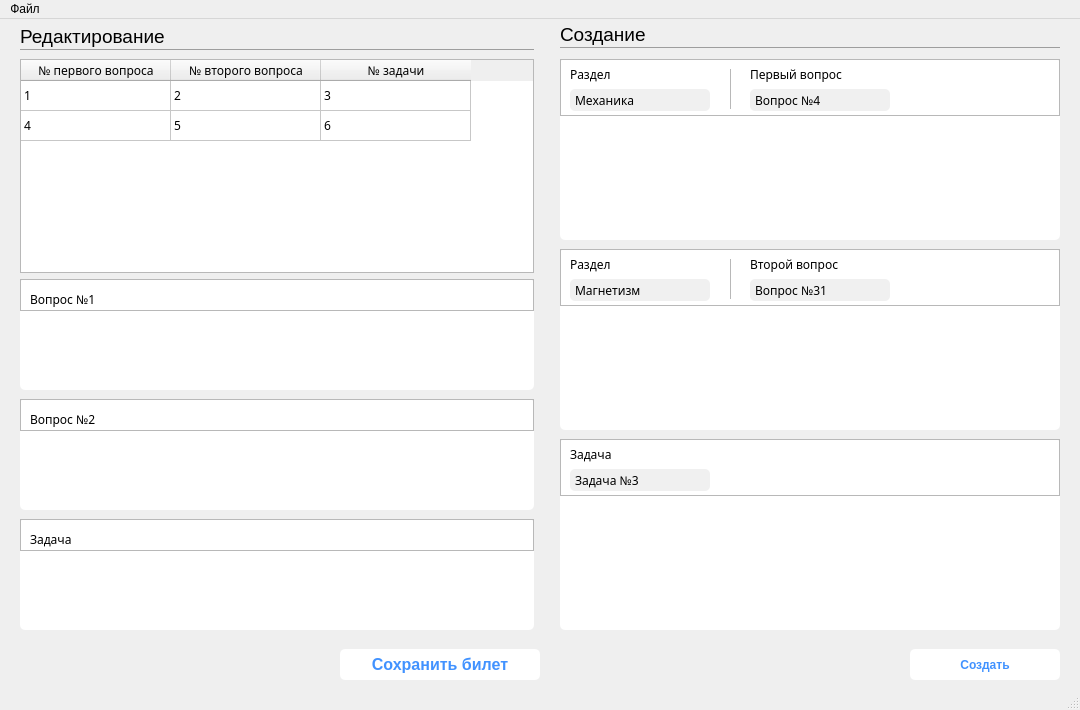
<?xml version="1.0" encoding="UTF-8"?>
<ui version="4.0">
 <class>TicketWindow</class>
 <widget class="QMainWindow" name="TicketWindow">
  <property name="geometry">
   <rect>
    <x>0</x>
    <y>0</y>
    <width>1080</width>
    <height>710</height>
   </rect>
  </property>
  <property name="windowTitle">
   <string>MainWindow</string>
  </property>
  <property name="styleSheet">
   <string notr="true">QPushButton{
	background-color: rgb(255, 255, 255);
	color: rgb(65, 146, 255);
	border-radius: 5px;
	font: 12pt &quot;Segoe UI&quot;;
	font-weight: 500;
}

QPushButton:hover{
	background-color: rgb(65, 146, 255);
	color: rgb(255, 255, 255);
	border-radius: 5px;
	font: 12pt &quot;Segoe UI&quot;;
	font-weight: 500;
}

QPushButton:pressed{
	background-color: rgb(43, 97, 170);
	color: rgb(255, 255, 255);
	border-radius: 5px;
	font: 12pt &quot;Segoe UI&quot;;
	font-weight: 500;
}

QComboBox::drop-down 
{
    border: 0px;
}

QComboBox::down-arrow {
	opacity: 0%;
	image: url(:/resources/arrow.png);
}
 
QComboBox {
    border-radius: 5px;
	background-color: rgb(240, 240, 240);
}

QComboBox QAbstractItemView {
	box-shadow: none;
    selection-background-color:  rgb(240, 240, 240);
	selection-color:  rgb(0, 0, 0);
	border-radius: 5px;
}

/* ScrollBar*/

QScrollBar:vertical {            
	border: none;
	background:white;
	width: 6px;
	margin: 0px 0px 0px 0px;
}
QScrollBar::handle:vertical {
	border-radius: 3px;
	background: rgb(200, 200, 200);
	min-height: 0px;
}
QScrollBar::add-line:vertical {
	background: rgb(200, 200, 200);
	height: 0px;
	subcontrol-position: bottom;
	subcontrol-origin: margin;
	border-radius: 3px;
}
QScrollBar::sub-line:vertical {
	background: rgb(200, 200, 200);
	height: 0 px;
	subcontrol-position: top;
	subcontrol-origin: margin;
	border-radius: 3px;
}</string>
  </property>
  <widget class="QWidget" name="centralwidget">
   <widget class="QTableWidget" name="tableWidget">
    <property name="geometry">
     <rect>
      <x>20</x>
      <y>40</y>
      <width>514</width>
      <height>214</height>
     </rect>
    </property>
    <property name="sizePolicy">
     <sizepolicy hsizetype="Expanding" vsizetype="Expanding">
      <horstretch>0</horstretch>
      <verstretch>0</verstretch>
     </sizepolicy>
    </property>
    <property name="font">
     <font>
      <family>Montserrat</family>
      <pointsize>9</pointsize>
     </font>
    </property>
    <property name="layoutDirection">
     <enum>Qt::LeftToRight</enum>
    </property>
    <property name="autoFillBackground">
     <bool>false</bool>
    </property>
    <property name="frameShape">
     <enum>QFrame::StyledPanel</enum>
    </property>
    <property name="sizeAdjustPolicy">
     <enum>QAbstractScrollArea::AdjustIgnored</enum>
    </property>
    <property name="autoScroll">
     <bool>true</bool>
    </property>
    <property name="selectionBehavior">
     <enum>QAbstractItemView::SelectRows</enum>
    </property>
    <property name="textElideMode">
     <enum>Qt::ElideMiddle</enum>
    </property>
    <property name="verticalScrollMode">
     <enum>QAbstractItemView::ScrollPerPixel</enum>
    </property>
    <property name="horizontalScrollMode">
     <enum>QAbstractItemView::ScrollPerPixel</enum>
    </property>
    <property name="showGrid">
     <bool>true</bool>
    </property>
    <property name="gridStyle">
     <enum>Qt::SolidLine</enum>
    </property>
    <property name="wordWrap">
     <bool>true</bool>
    </property>
    <property name="cornerButtonEnabled">
     <bool>true</bool>
    </property>
    <attribute name="horizontalHeaderVisible">
     <bool>true</bool>
    </attribute>
    <attribute name="horizontalHeaderCascadingSectionResizes">
     <bool>false</bool>
    </attribute>
    <attribute name="horizontalHeaderDefaultSectionSize">
     <number>39</number>
    </attribute>
    <attribute name="horizontalHeaderHighlightSections">
     <bool>true</bool>
    </attribute>
    <attribute name="horizontalHeaderMinimumSectionSize">
     <number>150</number>
    </attribute>
    <attribute name="horizontalHeaderShowSortIndicator" stdset="0">
     <bool>false</bool>
    </attribute>
    <attribute name="horizontalHeaderStretchLastSection">
     <bool>false</bool>
    </attribute>
    <attribute name="verticalHeaderVisible">
     <bool>false</bool>
    </attribute>
    <row>
     <property name="text">
      <string>Новая строка</string>
     </property>
     <property name="textAlignment">
      <set>AlignCenter</set>
     </property>
    </row>
    <row>
     <property name="text">
      <string>Новая строка</string>
     </property>
     <property name="textAlignment">
      <set>AlignCenter</set>
     </property>
    </row>
    <column>
     <property name="text">
      <string>№ первого вопроса</string>
     </property>
     <property name="font">
      <font>
       <family>Montserrat</family>
       <pointsize>9</pointsize>
      </font>
     </property>
     <property name="textAlignment">
      <set>AlignCenter</set>
     </property>
    </column>
    <column>
     <property name="text">
      <string>№ второго вопроса</string>
     </property>
     <property name="font">
      <font>
       <family>Montserrat</family>
      </font>
     </property>
     <property name="textAlignment">
      <set>AlignCenter</set>
     </property>
    </column>
    <column>
     <property name="text">
      <string>№ задачи</string>
     </property>
     <property name="font">
      <font>
       <family>Montserrat</family>
      </font>
     </property>
     <property name="textAlignment">
      <set>AlignCenter</set>
     </property>
    </column>
    <item row="0" column="0">
     <property name="text">
      <string>1</string>
     </property>
    </item>
    <item row="0" column="1">
     <property name="text">
      <string>2</string>
     </property>
    </item>
    <item row="0" column="2">
     <property name="text">
      <string>3</string>
     </property>
    </item>
    <item row="1" column="0">
     <property name="text">
      <string>4</string>
     </property>
    </item>
    <item row="1" column="1">
     <property name="text">
      <string>5</string>
     </property>
    </item>
    <item row="1" column="2">
     <property name="text">
      <string>6</string>
     </property>
    </item>
   </widget>
   <widget class="QFrame" name="section1">
    <property name="geometry">
     <rect>
      <x>560</x>
      <y>40</y>
      <width>500</width>
      <height>181</height>
     </rect>
    </property>
    <property name="styleSheet">
     <string notr="true">QFrame#section1{
	background-color: rgb(255, 255, 255);
	border-radius: 5px;
}</string>
    </property>
    <property name="frameShape">
     <enum>QFrame::StyledPanel</enum>
    </property>
    <property name="frameShadow">
     <enum>QFrame::Raised</enum>
    </property>
    <layout class="QGridLayout" name="gridLayout">
     <property name="leftMargin">
      <number>0</number>
     </property>
     <property name="topMargin">
      <number>0</number>
     </property>
     <property name="rightMargin">
      <number>0</number>
     </property>
     <property name="bottomMargin">
      <number>0</number>
     </property>
     <property name="spacing">
      <number>0</number>
     </property>
     <item row="2" column="0">
      <widget class="QWidget" name="widget" native="true">
       <layout class="QHBoxLayout" name="horizontalLayout_6">
        <property name="topMargin">
         <number>3</number>
        </property>
        <item>
         <widget class="QTextEdit" name="textEdit_4">
          <property name="font">
           <font>
            <family>Montserrat</family>
            <pointsize>9</pointsize>
           </font>
          </property>
          <property name="frameShape">
           <enum>QFrame::NoFrame</enum>
          </property>
          <property name="readOnly">
           <bool>false</bool>
          </property>
         </widget>
        </item>
       </layout>
      </widget>
     </item>
     <item row="1" column="0">
      <widget class="QFrame" name="frame_2">
       <property name="minimumSize">
        <size>
         <width>0</width>
         <height>57</height>
        </size>
       </property>
       <property name="maximumSize">
        <size>
         <width>16777215</width>
         <height>57</height>
        </size>
       </property>
       <property name="frameShape">
        <enum>QFrame::StyledPanel</enum>
       </property>
       <property name="frameShadow">
        <enum>QFrame::Raised</enum>
       </property>
       <widget class="QFrame" name="hr3">
        <property name="geometry">
         <rect>
          <x>10</x>
          <y>56</y>
          <width>480</width>
          <height>1</height>
         </rect>
        </property>
        <property name="styleSheet">
         <string notr="true">QFrame#hr3{
	background-color: rgb(239, 239, 239);
}</string>
        </property>
        <property name="frameShape">
         <enum>QFrame::StyledPanel</enum>
        </property>
        <property name="frameShadow">
         <enum>QFrame::Raised</enum>
        </property>
       </widget>
       <widget class="QComboBox" name="comboBox_3">
        <property name="geometry">
         <rect>
          <x>10</x>
          <y>30</y>
          <width>140</width>
          <height>22</height>
         </rect>
        </property>
        <property name="font">
         <font>
          <family>Montserrat</family>
          <pointsize>9</pointsize>
         </font>
        </property>
        <item>
         <property name="text">
          <string>Механика</string>
         </property>
        </item>
       </widget>
       <widget class="QLabel" name="label_11">
        <property name="geometry">
         <rect>
          <x>10</x>
          <y>5</y>
          <width>151</width>
          <height>20</height>
         </rect>
        </property>
        <property name="font">
         <font>
          <family>Montserrat</family>
          <pointsize>9</pointsize>
         </font>
        </property>
        <property name="text">
         <string>Раздел</string>
        </property>
        <property name="textFormat">
         <enum>Qt::AutoText</enum>
        </property>
        <property name="wordWrap">
         <bool>true</bool>
        </property>
       </widget>
       <widget class="QFrame" name="hr9">
        <property name="geometry">
         <rect>
          <x>170</x>
          <y>10</y>
          <width>1</width>
          <height>40</height>
         </rect>
        </property>
        <property name="styleSheet">
         <string notr="true">QFrame#hr9{
	background-color: rgb(239, 239, 239);
}</string>
        </property>
        <property name="frameShape">
         <enum>QFrame::StyledPanel</enum>
        </property>
        <property name="frameShadow">
         <enum>QFrame::Raised</enum>
        </property>
       </widget>
       <widget class="QComboBox" name="comboBox_4">
        <property name="geometry">
         <rect>
          <x>190</x>
          <y>30</y>
          <width>140</width>
          <height>22</height>
         </rect>
        </property>
        <property name="font">
         <font>
          <family>Montserrat</family>
          <pointsize>9</pointsize>
         </font>
        </property>
        <item>
         <property name="text">
          <string>Вопрос №4</string>
         </property>
        </item>
       </widget>
       <widget class="QLabel" name="label_13">
        <property name="geometry">
         <rect>
          <x>190</x>
          <y>5</y>
          <width>151</width>
          <height>20</height>
         </rect>
        </property>
        <property name="font">
         <font>
          <family>Montserrat</family>
          <pointsize>9</pointsize>
         </font>
        </property>
        <property name="text">
         <string>Первый вопрос</string>
        </property>
        <property name="textFormat">
         <enum>Qt::AutoText</enum>
        </property>
        <property name="wordWrap">
         <bool>true</bool>
        </property>
       </widget>
      </widget>
     </item>
    </layout>
   </widget>
   <widget class="QLabel" name="editlabel">
    <property name="geometry">
     <rect>
      <x>20</x>
      <y>2</y>
      <width>221</width>
      <height>31</height>
     </rect>
    </property>
    <property name="font">
     <font>
      <family>Segoe UI</family>
      <pointsize>14</pointsize>
      <weight>62</weight>
      <bold>true</bold>
     </font>
    </property>
    <property name="text">
     <string>Редактирование</string>
    </property>
   </widget>
   <widget class="QFrame" name="hr1">
    <property name="geometry">
     <rect>
      <x>20</x>
      <y>30</y>
      <width>514</width>
      <height>1</height>
     </rect>
    </property>
    <property name="styleSheet">
     <string notr="true">QFrame#hr1{
	background-color: rgb(204, 204, 204);
}</string>
    </property>
    <property name="frameShape">
     <enum>QFrame::StyledPanel</enum>
    </property>
    <property name="frameShadow">
     <enum>QFrame::Raised</enum>
    </property>
   </widget>
   <widget class="QPushButton" name="btnSaveTicket">
    <property name="geometry">
     <rect>
      <x>340</x>
      <y>630</y>
      <width>200</width>
      <height>31</height>
     </rect>
    </property>
    <property name="font">
     <font>
      <family>Segoe UI</family>
      <pointsize>12</pointsize>
      <weight>62</weight>
      <italic>false</italic>
      <bold>true</bold>
     </font>
    </property>
    <property name="text">
     <string>Сохранить билет</string>
    </property>
   </widget>
   <widget class="QPushButton" name="btnSaveTicket_2">
    <property name="geometry">
     <rect>
      <x>910</x>
      <y>630</y>
      <width>150</width>
      <height>31</height>
     </rect>
    </property>
    <property name="text">
     <string>Создать</string>
    </property>
   </widget>
   <widget class="QFrame" name="hr2">
    <property name="geometry">
     <rect>
      <x>560</x>
      <y>28</y>
      <width>500</width>
      <height>1</height>
     </rect>
    </property>
    <property name="styleSheet">
     <string notr="true">QFrame#hr2{
	background-color: rgb(204, 204, 204);
}</string>
    </property>
    <property name="frameShape">
     <enum>QFrame::StyledPanel</enum>
    </property>
    <property name="frameShadow">
     <enum>QFrame::Raised</enum>
    </property>
   </widget>
   <widget class="QLabel" name="createlabel">
    <property name="geometry">
     <rect>
      <x>560</x>
      <y>0</y>
      <width>221</width>
      <height>31</height>
     </rect>
    </property>
    <property name="font">
     <font>
      <family>Segoe UI</family>
      <pointsize>14</pointsize>
      <weight>62</weight>
      <bold>true</bold>
     </font>
    </property>
    <property name="text">
     <string>Создание</string>
    </property>
   </widget>
   <widget class="QFrame" name="section2">
    <property name="geometry">
     <rect>
      <x>560</x>
      <y>230</y>
      <width>500</width>
      <height>181</height>
     </rect>
    </property>
    <property name="styleSheet">
     <string notr="true">QFrame#section2{
	background-color: rgb(255, 255, 255);
	border-radius: 5px;
}</string>
    </property>
    <property name="frameShape">
     <enum>QFrame::StyledPanel</enum>
    </property>
    <property name="frameShadow">
     <enum>QFrame::Raised</enum>
    </property>
    <layout class="QGridLayout" name="gridLayout_4">
     <property name="leftMargin">
      <number>0</number>
     </property>
     <property name="topMargin">
      <number>0</number>
     </property>
     <property name="rightMargin">
      <number>0</number>
     </property>
     <property name="bottomMargin">
      <number>0</number>
     </property>
     <property name="spacing">
      <number>0</number>
     </property>
     <item row="1" column="0">
      <widget class="QWidget" name="widget_4" native="true">
       <layout class="QHBoxLayout" name="horizontalLayout_5">
        <property name="topMargin">
         <number>3</number>
        </property>
        <item>
         <widget class="QTextEdit" name="textEdit_5">
          <property name="font">
           <font>
            <family>Montserrat</family>
            <pointsize>9</pointsize>
           </font>
          </property>
          <property name="frameShape">
           <enum>QFrame::NoFrame</enum>
          </property>
          <property name="readOnly">
           <bool>false</bool>
          </property>
         </widget>
        </item>
       </layout>
      </widget>
     </item>
     <item row="0" column="0">
      <widget class="QFrame" name="frame_5">
       <property name="minimumSize">
        <size>
         <width>0</width>
         <height>57</height>
        </size>
       </property>
       <property name="maximumSize">
        <size>
         <width>16777215</width>
         <height>57</height>
        </size>
       </property>
       <property name="frameShape">
        <enum>QFrame::StyledPanel</enum>
       </property>
       <property name="frameShadow">
        <enum>QFrame::Raised</enum>
       </property>
       <widget class="QFrame" name="hr4">
        <property name="geometry">
         <rect>
          <x>10</x>
          <y>56</y>
          <width>480</width>
          <height>1</height>
         </rect>
        </property>
        <property name="styleSheet">
         <string notr="true">QFrame#hr4{
	background-color: rgb(239, 239, 239);
}</string>
        </property>
        <property name="frameShape">
         <enum>QFrame::StyledPanel</enum>
        </property>
        <property name="frameShadow">
         <enum>QFrame::Raised</enum>
        </property>
       </widget>
       <widget class="QLabel" name="label_10">
        <property name="geometry">
         <rect>
          <x>10</x>
          <y>5</y>
          <width>151</width>
          <height>20</height>
         </rect>
        </property>
        <property name="font">
         <font>
          <family>Montserrat</family>
          <pointsize>9</pointsize>
         </font>
        </property>
        <property name="text">
         <string>Раздел</string>
        </property>
        <property name="textFormat">
         <enum>Qt::AutoText</enum>
        </property>
        <property name="wordWrap">
         <bool>true</bool>
        </property>
       </widget>
       <widget class="QComboBox" name="comboBox_2">
        <property name="geometry">
         <rect>
          <x>10</x>
          <y>30</y>
          <width>140</width>
          <height>22</height>
         </rect>
        </property>
        <property name="font">
         <font>
          <family>Montserrat</family>
          <pointsize>9</pointsize>
         </font>
        </property>
        <item>
         <property name="text">
          <string>Магнетизм</string>
         </property>
        </item>
       </widget>
       <widget class="QFrame" name="hr10">
        <property name="geometry">
         <rect>
          <x>170</x>
          <y>10</y>
          <width>1</width>
          <height>40</height>
         </rect>
        </property>
        <property name="styleSheet">
         <string notr="true">QFrame#hr10{
	background-color: rgb(239, 239, 239);
}</string>
        </property>
        <property name="frameShape">
         <enum>QFrame::StyledPanel</enum>
        </property>
        <property name="frameShadow">
         <enum>QFrame::Raised</enum>
        </property>
       </widget>
       <widget class="QComboBox" name="comboBox_5">
        <property name="geometry">
         <rect>
          <x>190</x>
          <y>30</y>
          <width>140</width>
          <height>22</height>
         </rect>
        </property>
        <property name="font">
         <font>
          <family>Montserrat</family>
          <pointsize>9</pointsize>
         </font>
        </property>
        <item>
         <property name="text">
          <string>Вопрос №31</string>
         </property>
        </item>
       </widget>
       <widget class="QLabel" name="label_14">
        <property name="geometry">
         <rect>
          <x>190</x>
          <y>5</y>
          <width>151</width>
          <height>20</height>
         </rect>
        </property>
        <property name="font">
         <font>
          <family>Montserrat</family>
          <pointsize>9</pointsize>
         </font>
        </property>
        <property name="text">
         <string>Второй вопрос</string>
        </property>
        <property name="textFormat">
         <enum>Qt::AutoText</enum>
        </property>
        <property name="wordWrap">
         <bool>true</bool>
        </property>
       </widget>
      </widget>
     </item>
    </layout>
   </widget>
   <widget class="QFrame" name="task2">
    <property name="geometry">
     <rect>
      <x>560</x>
      <y>420</y>
      <width>500</width>
      <height>191</height>
     </rect>
    </property>
    <property name="styleSheet">
     <string notr="true">QFrame#task2{
	background-color: rgb(255, 255, 255);
	border-radius: 5px;
}</string>
    </property>
    <property name="frameShape">
     <enum>QFrame::StyledPanel</enum>
    </property>
    <property name="frameShadow">
     <enum>QFrame::Raised</enum>
    </property>
    <layout class="QGridLayout" name="gridLayout_5">
     <property name="leftMargin">
      <number>0</number>
     </property>
     <property name="topMargin">
      <number>0</number>
     </property>
     <property name="rightMargin">
      <number>0</number>
     </property>
     <property name="bottomMargin">
      <number>0</number>
     </property>
     <property name="spacing">
      <number>0</number>
     </property>
     <item row="1" column="0">
      <widget class="QWidget" name="widget_5" native="true">
       <layout class="QHBoxLayout" name="horizontalLayout_4">
        <property name="topMargin">
         <number>3</number>
        </property>
        <item>
         <widget class="QTextEdit" name="textEdit_6">
          <property name="font">
           <font>
            <family>Montserrat</family>
            <pointsize>9</pointsize>
           </font>
          </property>
          <property name="frameShape">
           <enum>QFrame::NoFrame</enum>
          </property>
          <property name="readOnly">
           <bool>false</bool>
          </property>
         </widget>
        </item>
       </layout>
      </widget>
     </item>
     <item row="0" column="0">
      <widget class="QFrame" name="frame_8">
       <property name="minimumSize">
        <size>
         <width>0</width>
         <height>57</height>
        </size>
       </property>
       <property name="maximumSize">
        <size>
         <width>16777215</width>
         <height>57</height>
        </size>
       </property>
       <property name="frameShape">
        <enum>QFrame::StyledPanel</enum>
       </property>
       <property name="frameShadow">
        <enum>QFrame::Raised</enum>
       </property>
       <widget class="QFrame" name="hr5">
        <property name="geometry">
         <rect>
          <x>10</x>
          <y>56</y>
          <width>480</width>
          <height>1</height>
         </rect>
        </property>
        <property name="styleSheet">
         <string notr="true">QFrame#hr5{
	background-color: rgb(239, 239, 239);
}</string>
        </property>
        <property name="frameShape">
         <enum>QFrame::StyledPanel</enum>
        </property>
        <property name="frameShadow">
         <enum>QFrame::Raised</enum>
        </property>
       </widget>
       <widget class="QComboBox" name="comboBox">
        <property name="geometry">
         <rect>
          <x>10</x>
          <y>30</y>
          <width>140</width>
          <height>22</height>
         </rect>
        </property>
        <property name="font">
         <font>
          <family>Montserrat</family>
          <pointsize>9</pointsize>
         </font>
        </property>
        <item>
         <property name="text">
          <string>Задача №3</string>
         </property>
        </item>
       </widget>
       <widget class="QLabel" name="label_8">
        <property name="geometry">
         <rect>
          <x>10</x>
          <y>5</y>
          <width>151</width>
          <height>20</height>
         </rect>
        </property>
        <property name="font">
         <font>
          <family>Montserrat</family>
          <pointsize>9</pointsize>
         </font>
        </property>
        <property name="text">
         <string>Задача</string>
        </property>
        <property name="textFormat">
         <enum>Qt::AutoText</enum>
        </property>
        <property name="wordWrap">
         <bool>true</bool>
        </property>
       </widget>
      </widget>
     </item>
    </layout>
   </widget>
   <widget class="QFrame" name="question1">
    <property name="geometry">
     <rect>
      <x>20</x>
      <y>260</y>
      <width>514</width>
      <height>111</height>
     </rect>
    </property>
    <property name="styleSheet">
     <string notr="true">QFrame#question1{
	background-color: rgb(255, 255, 255);
	border-radius: 5px;
}</string>
    </property>
    <property name="frameShape">
     <enum>QFrame::StyledPanel</enum>
    </property>
    <property name="frameShadow">
     <enum>QFrame::Raised</enum>
    </property>
    <layout class="QGridLayout" name="gridLayout_6">
     <property name="leftMargin">
      <number>0</number>
     </property>
     <property name="topMargin">
      <number>0</number>
     </property>
     <property name="rightMargin">
      <number>0</number>
     </property>
     <property name="bottomMargin">
      <number>0</number>
     </property>
     <property name="spacing">
      <number>0</number>
     </property>
     <item row="1" column="0">
      <widget class="QWidget" name="widget_6" native="true">
       <layout class="QHBoxLayout" name="horizontalLayout">
        <property name="topMargin">
         <number>3</number>
        </property>
        <item>
         <widget class="QTextEdit" name="textEdit">
          <property name="font">
           <font>
            <family>Montserrat</family>
            <pointsize>9</pointsize>
           </font>
          </property>
          <property name="frameShape">
           <enum>QFrame::NoFrame</enum>
          </property>
          <property name="readOnly">
           <bool>false</bool>
          </property>
         </widget>
        </item>
       </layout>
      </widget>
     </item>
     <item row="0" column="0">
      <widget class="QFrame" name="frame_3">
       <property name="minimumSize">
        <size>
         <width>0</width>
         <height>32</height>
        </size>
       </property>
       <property name="maximumSize">
        <size>
         <width>16777215</width>
         <height>32</height>
        </size>
       </property>
       <property name="frameShape">
        <enum>QFrame::StyledPanel</enum>
       </property>
       <property name="frameShadow">
        <enum>QFrame::Raised</enum>
       </property>
       <widget class="QFrame" name="hr6">
        <property name="geometry">
         <rect>
          <x>10</x>
          <y>31</y>
          <width>484</width>
          <height>1</height>
         </rect>
        </property>
        <property name="styleSheet">
         <string notr="true">QFrame#hr6{
	background-color: rgb(239, 239, 239);
}</string>
        </property>
        <property name="frameShape">
         <enum>QFrame::StyledPanel</enum>
        </property>
        <property name="frameShadow">
         <enum>QFrame::Raised</enum>
        </property>
       </widget>
       <widget class="QLabel" name="label_2">
        <property name="geometry">
         <rect>
          <x>10</x>
          <y>10</y>
          <width>151</width>
          <height>20</height>
         </rect>
        </property>
        <property name="font">
         <font>
          <family>Montserrat</family>
          <pointsize>9</pointsize>
         </font>
        </property>
        <property name="text">
         <string>Вопрос №1</string>
        </property>
        <property name="textFormat">
         <enum>Qt::AutoText</enum>
        </property>
        <property name="wordWrap">
         <bool>true</bool>
        </property>
       </widget>
      </widget>
     </item>
    </layout>
   </widget>
   <widget class="QFrame" name="question2">
    <property name="geometry">
     <rect>
      <x>20</x>
      <y>380</y>
      <width>514</width>
      <height>111</height>
     </rect>
    </property>
    <property name="styleSheet">
     <string notr="true">QFrame#question2{
	background-color: rgb(255, 255, 255);
	border-radius: 5px;
}</string>
    </property>
    <property name="frameShape">
     <enum>QFrame::StyledPanel</enum>
    </property>
    <property name="frameShadow">
     <enum>QFrame::Raised</enum>
    </property>
    <layout class="QGridLayout" name="gridLayout_7">
     <property name="leftMargin">
      <number>0</number>
     </property>
     <property name="topMargin">
      <number>0</number>
     </property>
     <property name="rightMargin">
      <number>0</number>
     </property>
     <property name="bottomMargin">
      <number>0</number>
     </property>
     <property name="spacing">
      <number>0</number>
     </property>
     <item row="2" column="0">
      <widget class="QWidget" name="widget_7" native="true">
       <layout class="QHBoxLayout" name="horizontalLayout_2">
        <property name="topMargin">
         <number>3</number>
        </property>
        <item>
         <widget class="QTextEdit" name="textEdit_2">
          <property name="font">
           <font>
            <family>Montserrat</family>
            <pointsize>9</pointsize>
           </font>
          </property>
          <property name="frameShape">
           <enum>QFrame::NoFrame</enum>
          </property>
          <property name="readOnly">
           <bool>false</bool>
          </property>
         </widget>
        </item>
       </layout>
      </widget>
     </item>
     <item row="1" column="0">
      <widget class="QFrame" name="frame_7">
       <property name="minimumSize">
        <size>
         <width>0</width>
         <height>32</height>
        </size>
       </property>
       <property name="maximumSize">
        <size>
         <width>16777215</width>
         <height>32</height>
        </size>
       </property>
       <property name="frameShape">
        <enum>QFrame::StyledPanel</enum>
       </property>
       <property name="frameShadow">
        <enum>QFrame::Raised</enum>
       </property>
       <widget class="QFrame" name="hr7">
        <property name="geometry">
         <rect>
          <x>10</x>
          <y>31</y>
          <width>480</width>
          <height>1</height>
         </rect>
        </property>
        <property name="styleSheet">
         <string notr="true">QFrame#hr7{
	background-color: rgb(239, 239, 239);
}</string>
        </property>
        <property name="frameShape">
         <enum>QFrame::StyledPanel</enum>
        </property>
        <property name="frameShadow">
         <enum>QFrame::Raised</enum>
        </property>
       </widget>
       <widget class="QLabel" name="label_5">
        <property name="geometry">
         <rect>
          <x>10</x>
          <y>10</y>
          <width>151</width>
          <height>20</height>
         </rect>
        </property>
        <property name="font">
         <font>
          <family>Montserrat</family>
          <pointsize>9</pointsize>
         </font>
        </property>
        <property name="text">
         <string>Вопрос №2</string>
        </property>
        <property name="textFormat">
         <enum>Qt::AutoText</enum>
        </property>
        <property name="wordWrap">
         <bool>true</bool>
        </property>
       </widget>
      </widget>
     </item>
    </layout>
   </widget>
   <widget class="QFrame" name="task">
    <property name="geometry">
     <rect>
      <x>20</x>
      <y>500</y>
      <width>514</width>
      <height>111</height>
     </rect>
    </property>
    <property name="styleSheet">
     <string notr="true">QFrame#task{
	background-color: rgb(255, 255, 255);
	border-radius: 5px;
}</string>
    </property>
    <property name="frameShape">
     <enum>QFrame::StyledPanel</enum>
    </property>
    <property name="frameShadow">
     <enum>QFrame::Raised</enum>
    </property>
    <layout class="QGridLayout" name="gridLayout_8">
     <property name="leftMargin">
      <number>0</number>
     </property>
     <property name="topMargin">
      <number>0</number>
     </property>
     <property name="rightMargin">
      <number>0</number>
     </property>
     <property name="bottomMargin">
      <number>0</number>
     </property>
     <property name="spacing">
      <number>0</number>
     </property>
     <item row="1" column="0">
      <widget class="QWidget" name="widget_8" native="true">
       <layout class="QHBoxLayout" name="horizontalLayout_3">
        <property name="topMargin">
         <number>3</number>
        </property>
        <item>
         <widget class="QTextEdit" name="textEdit_3">
          <property name="font">
           <font>
            <family>Montserrat</family>
            <pointsize>9</pointsize>
           </font>
          </property>
          <property name="frameShape">
           <enum>QFrame::NoFrame</enum>
          </property>
          <property name="readOnly">
           <bool>false</bool>
          </property>
         </widget>
        </item>
       </layout>
      </widget>
     </item>
     <item row="0" column="0">
      <widget class="QFrame" name="frame_9">
       <property name="minimumSize">
        <size>
         <width>0</width>
         <height>32</height>
        </size>
       </property>
       <property name="maximumSize">
        <size>
         <width>16777215</width>
         <height>32</height>
        </size>
       </property>
       <property name="frameShape">
        <enum>QFrame::StyledPanel</enum>
       </property>
       <property name="frameShadow">
        <enum>QFrame::Raised</enum>
       </property>
       <widget class="QFrame" name="hr8">
        <property name="geometry">
         <rect>
          <x>10</x>
          <y>31</y>
          <width>480</width>
          <height>1</height>
         </rect>
        </property>
        <property name="styleSheet">
         <string notr="true">QFrame#hr8{
	background-color: rgb(239, 239, 239);
}</string>
        </property>
        <property name="frameShape">
         <enum>QFrame::StyledPanel</enum>
        </property>
        <property name="frameShadow">
         <enum>QFrame::Raised</enum>
        </property>
       </widget>
       <widget class="QLabel" name="label_6">
        <property name="geometry">
         <rect>
          <x>10</x>
          <y>10</y>
          <width>151</width>
          <height>20</height>
         </rect>
        </property>
        <property name="font">
         <font>
          <family>Montserrat</family>
          <pointsize>9</pointsize>
         </font>
        </property>
        <property name="text">
         <string>Задача</string>
        </property>
        <property name="textFormat">
         <enum>Qt::AutoText</enum>
        </property>
        <property name="wordWrap">
         <bool>true</bool>
        </property>
       </widget>
      </widget>
     </item>
    </layout>
   </widget>
  </widget>
  <widget class="QMenuBar" name="menubar">
   <property name="geometry">
    <rect>
     <x>0</x>
     <y>0</y>
     <width>1080</width>
     <height>21</height>
    </rect>
   </property>
   <widget class="QMenu" name="menu">
    <property name="title">
     <string>Файл</string>
    </property>
   </widget>
   <addaction name="menu"/>
  </widget>
  <widget class="QStatusBar" name="statusbar"/>
 </widget>
 <resources/>
 <connections/>
</ui>
